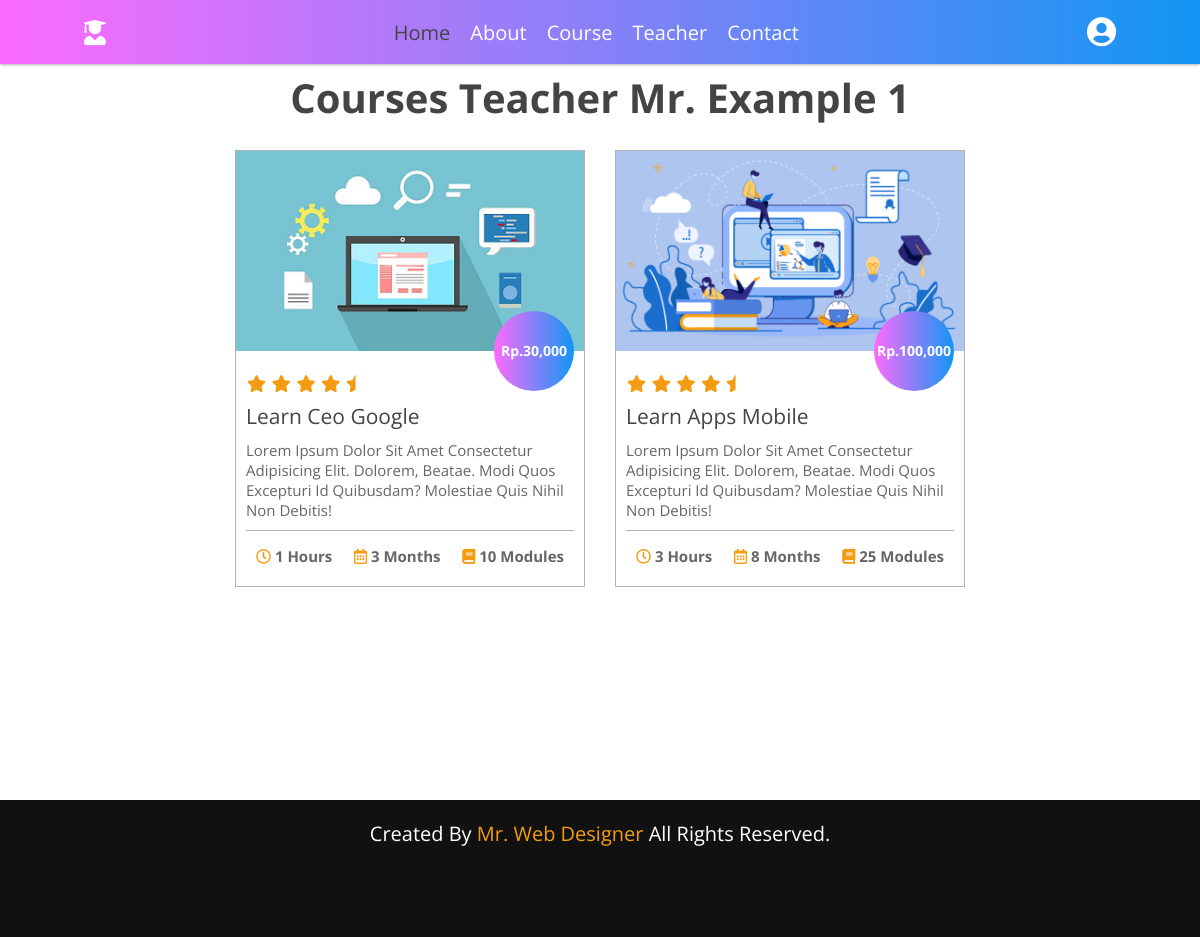
Page /?page=detail_teacher2&&id_teacher=3 on the committed database.
### tables this page shows
CREATE TABLE `teacher` (
  `id_teacher` int(11) NOT NULL,
  `teacher` varchar(100) NOT NULL
);

CREATE TABLE `course` (
  `id_course` int(11) NOT NULL,
  `id_teacher` int(11) NOT NULL,
  `judul` varchar(100) NOT NULL,
  `harga` int(11) NOT NULL,
  `title` text NOT NULL,
  `jam` int(11) NOT NULL,
  `bulan` int(11) NOT NULL,
  `modules` int(11) NOT NULL,
  `images` varchar(100) NOT NULL
);

### page/detailteacher2.php (the view, shortened to what this page needs)
<?php
$id_teacher = mysqli_real_escape_string($conn, @$_GET['id_teacher']);
$teacher = mysqli_query($conn, "SELECT * FROM teacher WHERE id_teacher='$id_teacher' ORDER BY id_teacher DESC");
$teacher1 = mysqli_fetch_array($teacher);
?>
<section class="course" id="course">
    <h1 class="heading">courses teacher <?php echo $teacher1['teacher'] ?></h1>
    <div class="box-container">
        <?php
        $course = mysqli_query($conn, "SELECT * FROM course WHERE id_teacher='$id_teacher' ORDER BY id_course DESC");
        while ($course1 = mysqli_fetch_array($course)) {
        ?>
            <div class="box">
                <img src="<?php echo $course1['images'] ?>" alt="">
                <h3 class="price">Rp.<?php echo number_format($course1['harga']); ?></h3>
                <div class="content">
                    <div class="stars">
                        <i class="fas fa-star"></i>
                        <i class="fas fa-star"></i>
                        <i class="fas fa-star"></i>
                        <i class="fas fa-star"></i>
                        <i class="fas fa-star-half"></i>
                    </div>
                    <a href="?page=detail_courses&&id_course=<?php echo $course1['id_course'] ?>" class="title"><?php echo $course1['judul'] ?></a>
                    <p><?php echo $course1['title'] ?></p>
                    <div class="info">
                        <h3> <i class="far fa-clock"></i> <?php echo $course1['jam'] ?> hours </h3>
                        <h3> <i class="far fa-calendar-alt"></i> <?php echo $course1['bulan'] ?> months </h3>
                        <h3> <i class="fas fa-book"></i> <?php echo $course1['modules'] ?> modules </h3>
                    </div>
                </div>
            </div>
        <?php } ?>
    </div>
</section>

### css/style.css (style rules this page uses)
:root { --gradient: linear-gradient(90deg, #fd6bfd, #1296f3); }
body { margin: 0 0 0 0; font-family: Tahoma, arial; font-size: 14px; }
* { box-sizing: border-box; }
* { font-family: "Open Sans", sans-serif; margin: 0; padding: 0; box-sizing: border-box; border: none; outline: none; text-decoration: none; text-transform: capitalize; transition: all 0.2s linear; }
html { font-size: 62.5%; overflow-x: hidden; }
section { min-height: 100vh; padding: 1rem 7%; padding-top: 6rem; }
.heading { color: #444; padding: 1rem; font-size: 4rem; text-align: center; }
.course .box-container { display: flex; align-items: center; justify-content: center; flex-wrap: wrap; }
.course .box-container .box { width: 35rem; border: 0.1rem solid rgba(0, 0, 0, 0.3); position: relative; margin: 1.5rem; }
.course .box-container .box img { height: 20rem; width: 100%; object-fit: cover; }
.course .box-container .box .content { padding: 1rem; }
.course .box-container .box .content .stars i { color: #f39c12; font-size: 1.7rem; padding: 1rem 0.1rem; }
.course .box-container .box .content .title { color: #444; font-size: 2.1rem; }
.course .box-container .box .content p { padding: 1rem 0; color: #666; font-size: 1.5rem; }
.course .box-container .box .content .info { display: flex; justify-content: space-between; align-items: center; padding-top: 0.5rem; border-top: 0.1rem solid rgba(0, 0, 0, 0.3); }
.course .box-container .box .content .info h3 { font-size: 1.5rem; padding: 1rem; color: #666; }
.course .box-container .box .content .info h3 i { color: #f39c12; }
.course .box-container .box .price { position: absolute; top: 16rem; right: 1rem; height: 8rem; width: 8rem; line-height: 8rem; text-align: center; border-radius: 50%; background: var(--gradient); color: #fff; font-size: 14px; }

### rows in the picture
teacher: teacher "Mr. Example 1"
course: images (picture), harga "30,000", judul "Learn Ceo Google", title "Lorem Ipsum Dolor Sit Amet Consectetur Adipisicing Elit. Dolorem, Beatae. Modi Quos Excepturi Id Quibusdam? Molestiae Quis Nihil Non Debitis!", jam "1", bulan "3", modules "10"
course: images (picture), harga "100,000", judul "Learn Apps Mobile", title "Lorem Ipsum Dolor Sit Amet Consectetur Adipisicing Elit. Dolorem, Beatae. Modi Quos Excepturi Id Quibusdam? Molestiae Quis Nihil Non Debitis!", jam "3", bulan "8", modules "25"
